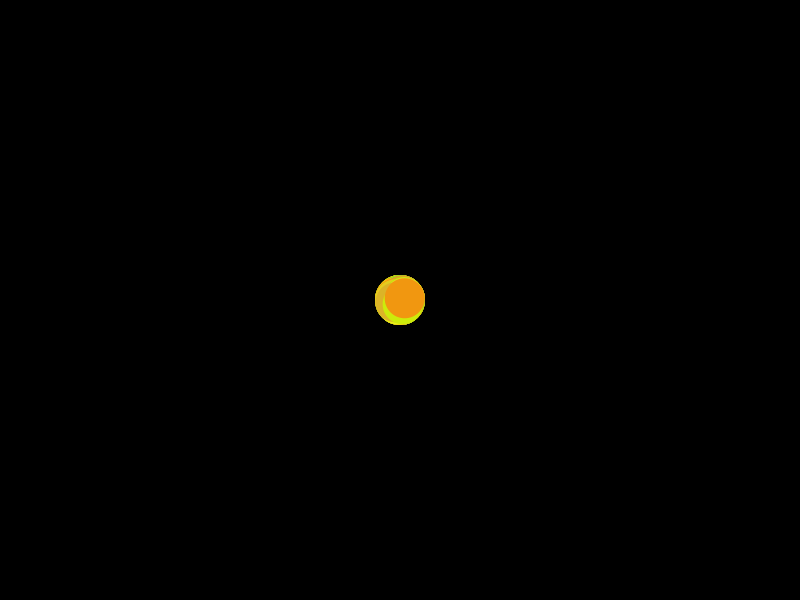
Frame 1 (no input)
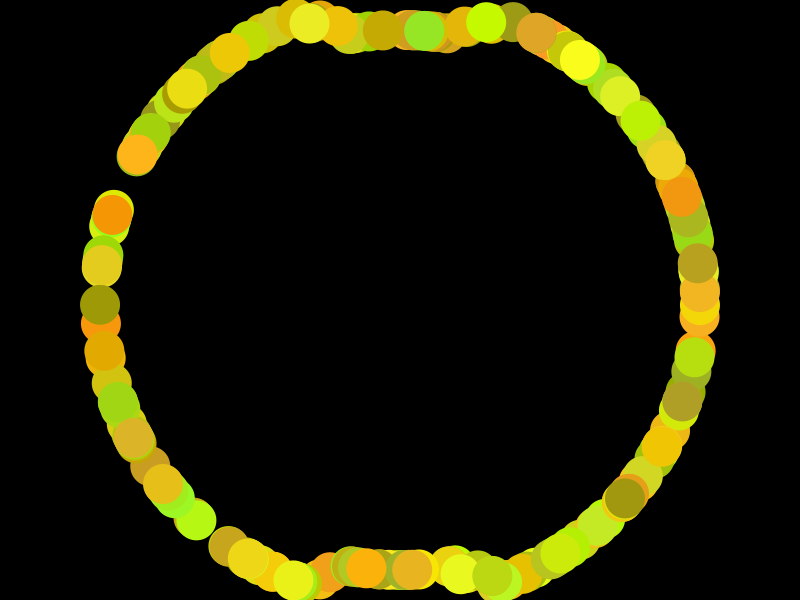
Frame 60 (the mouse pressed at the canvas centre just before this capture)
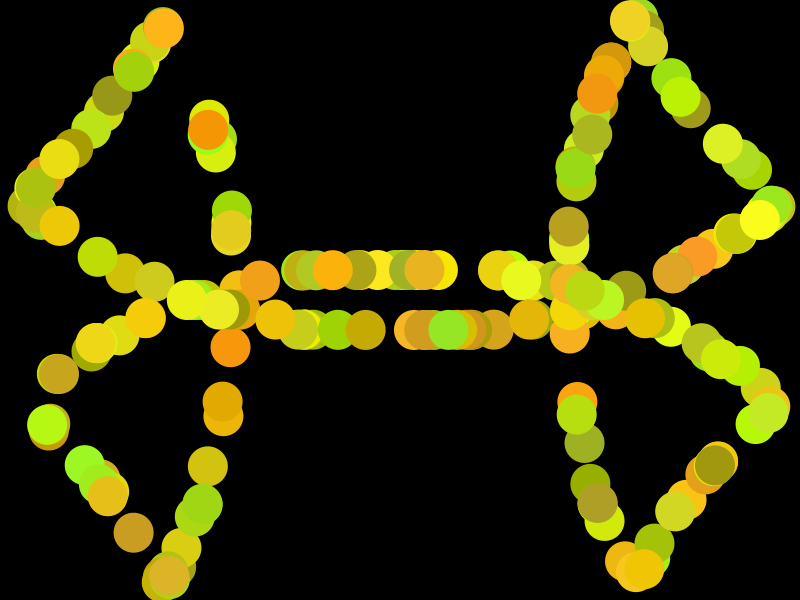
Frame 120 (the mouse held since frame 60 and released just before this capture)

The Processing sketch that drew these frames (run headless with seeded random() and noise(); from frame 60 on, the mouse is pressed at the canvas centre):

// Processing sketch: Simple_Balls
// ── Simple_Balls.pde
Ball[]balls;

void setup() {
  size(800, 600);
  balls=new Ball[200];
  for (int i=0; i<balls.length; i++) {
    balls[i]=new Ball();
  }
}


void draw() {
  background(0);
  for (int i=0; i<balls.length; i++) {
    balls[i].update();
    balls[i].display();
  }
}


class Ball {
  float xpos;
  float ypos;
  float xspd;
  float yspd;
  color col;

  Ball() {
    xpos=width/2;
    ypos=height/2;
    float angle=random(TWO_PI);
    xspd=cos(angle)*5;
    yspd=sin(angle)*5;
    col=color(random(150, 255), random(150, 255), random(40));
  }

  void update() {
    xpos+=xspd;
    if (xpos<20 || xpos>width-20) {
      xspd*=-1;
    }
    ypos+=yspd;
    if (ypos<20 || ypos>height-20) {
      yspd*=-1;
    }
  }

  void display() {
    fill(col);
    noStroke();
    ellipse(xpos, ypos, 40, 40);
  }
}
